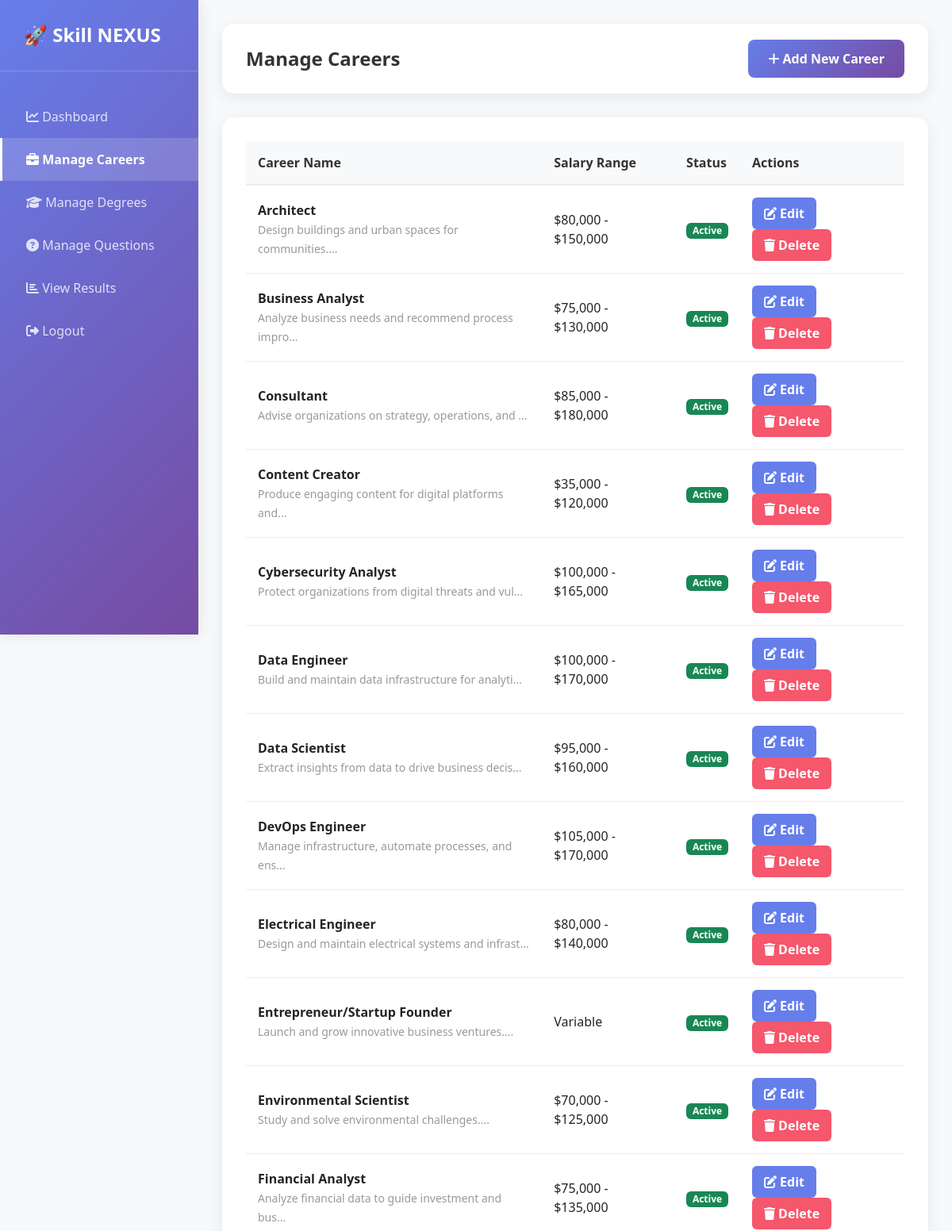
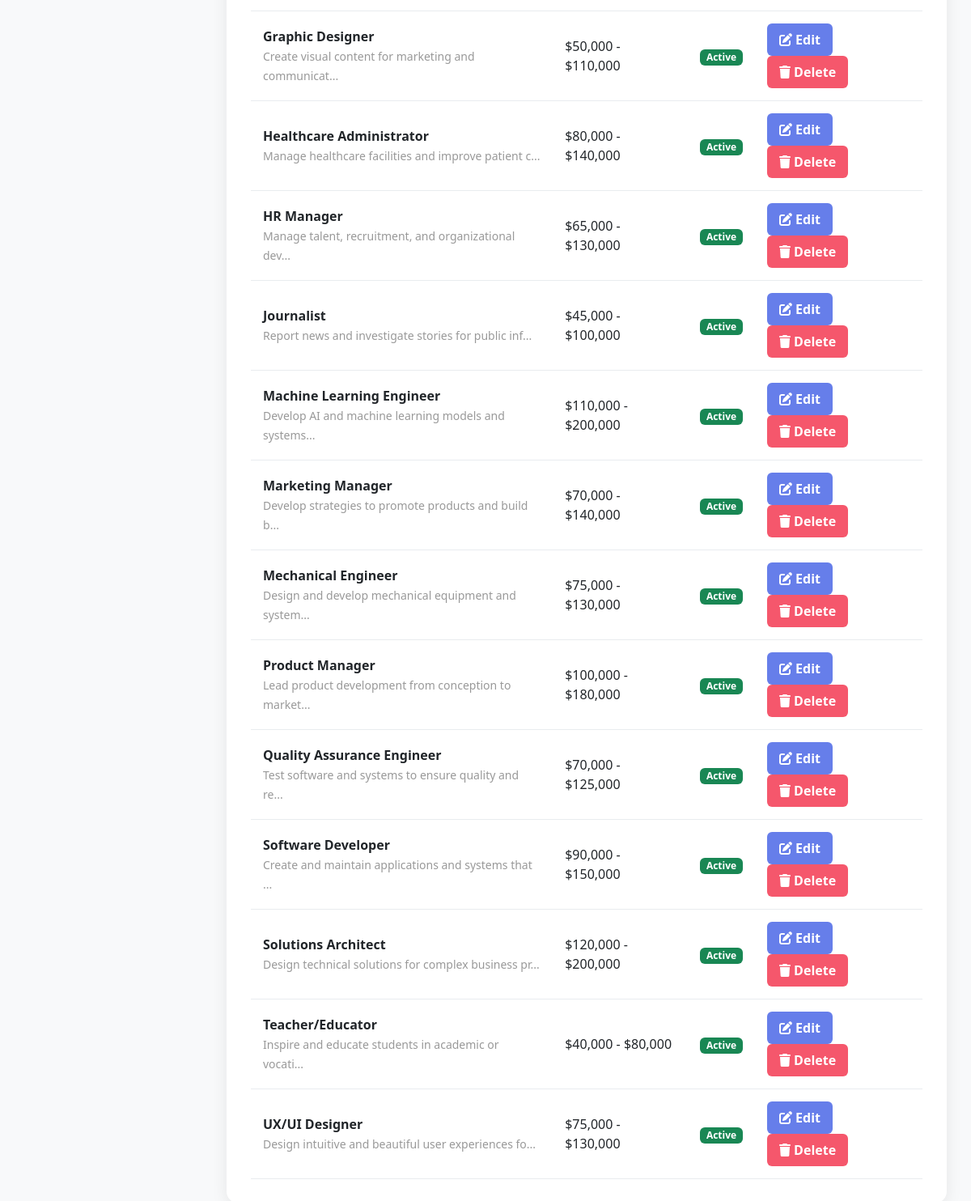
Screenshot of /admin/careers.php (signed in) with the database file from the repository (2 pictures, top to bottom).
### tables this page shows
CREATE TABLE `careers` (
  `id` INT UNSIGNED NOT NULL AUTO_INCREMENT,
  `name` VARCHAR(255) NOT NULL,
  `description` TEXT,
  `average_salary` VARCHAR(100),
  `job_outlook` TEXT,
  `icon` VARCHAR(255),
  `color_code` VARCHAR(7),
  `is_active` BOOLEAN DEFAULT TRUE,
  `created_at` TIMESTAMP NOT NULL DEFAULT CURRENT_TIMESTAMP,
  `updated_at` TIMESTAMP NOT NULL DEFAULT CURRENT_TIMESTAMP ON UPDATE CURRENT_TIMESTAMP,
  PRIMARY KEY (`id`),
  UNIQUE KEY `unique_career_name` (`name`),
  INDEX `idx_careers_active` (`is_active`)
);

### config.php (called while the page is built, shortened)
<?php
function e(string $value): string
{
    return htmlspecialchars($value, ENT_QUOTES, 'UTF-8');
}
    ?>
    <?php
function getAllCareers($pdo, $limit = null, $offset = 0)
{
    $sql = "SELECT * FROM careers ORDER BY name ASC";
    $stmt = $pdo->prepare($sql);
    $stmt->execute();
    return $stmt->fetchAll();
}

### admin/careers.php (the view, shortened to what this page needs)
<?php
include __DIR__ . '/../config.php';
$careers = getAllCareers($pdo);
?>
<!DOCTYPE html>
<html lang="en">
<head>
    <link href="https://cdn.jsdelivr.net/npm/bootstrap@5.3.2/dist/css/bootstrap.min.css" rel="stylesheet">
    <link rel="stylesheet" href="https://cdnjs.cloudflare.com/ajax/libs/font-awesome/6.4.0/css/all.min.css">
</head>
<body>
    <div class="sidebar">
        <div class="sidebar-header">
            <h3>🚀 Skill NEXUS</h3>
        </div>
        <ul class="sidebar-menu">
            <li><a href="<?= BASE_URL ?>/admin/dashboard.php"><i class="fas fa-chart-line"></i> Dashboard</a></li>
            <li><a href="<?= BASE_URL ?>/admin/careers.php" class="active"><i class="fas fa-briefcase"></i> Manage
                    Careers</a></li>
            <li><a href="<?= BASE_URL ?>/admin/degrees.php"><i class="fas fa-graduation-cap"></i> Manage Degrees</a>
            </li>
            <li><a href="<?= BASE_URL ?>/admin/questions.php"><i class="fas fa-question-circle"></i> Manage
                    Questions</a></li>
            <li><a href="<?= BASE_URL ?>/admin/results.php"><i class="fas fa-chart-bar"></i> View Results</a></li>
            <li><a href="<?= BASE_URL ?>/admin/logout.php"><i class="fas fa-sign-out-alt"></i> Logout</a></li>
        </ul>
    </div>
    <div class="main-content">
        <div class="topbar">
            <h1 style="margin: 0; font-size: 1.5rem; font-weight: 700; color: #333;">Manage Careers</h1>
            <button onclick="openModal('addModal')" class="btn-add">
                <i class="fas fa-plus"></i> Add New Career
            </button>
        </div>
        <div class="content-section">
            <?php if (empty($careers)): ?>
                <div class="empty-state">
                    <div class="empty-state-icon"><i class="fas fa-inbox"></i></div>
                    <p>No careers found. <a href="#" onclick="openModal('addModal')">Add your first career</a></p>
                </div>
            <?php else: ?>
                <div style="overflow-x: auto;">
                    <table>
                        <thead>
                            <tr>
                                <th>Career Name</th>
                                <th>Salary Range</th>
                                <th>Status</th>
                                <th>Actions</th>
                            </tr>
                        </thead>
                        <tbody>
                            <?php foreach ($careers as $career): ?>
                                <tr>
                                    <td>
                                        <strong><?= e($career['name']) ?></strong><br>
                                        <small
                                            style="color: #999;"><?= substr(e($career['description'] ?? ''), 0, 50) ?>...</small>
                                    </td>
                                    <td><?= e($career['average_salary'] ?? '-') ?></td>
                                    <td>
                                        <span class="badge <?= $career['is_active'] ? 'bg-success' : 'bg-danger' ?>">
                                            <?= $career['is_active'] ? 'Active' : 'Inactive' ?>
                                        </span>
                                    </td>
                                    <td>
                                        <button onclick="editCareer(<?= htmlspecialchars(json_encode($career)) ?>)"
                                            class="btn-edit">
                                            <i class="fas fa-edit"></i> Edit
                                        </button>
                                        <form method="POST" style="display: inline;" onsubmit="return confirm('Are you sure?')">
                                            <button type="submit" class="btn-delete">
                                                <i class="fas fa-trash"></i> Delete
                                            </button>
                                        </form>
                                    </td>
                                </tr>
                            <?php endforeach; ?>
                        </tbody>
                    </table>
                </div>
            <?php endif; ?>
        </div>
    </div>
</body>
</html>

### admin/careers.php (style rules this page uses)
* { margin: 0; padding: 0; box-sizing: border-box; }
body { font-family: 'Segoe UI', Tahoma, Geneva, Verdana, sans-serif; background: #f8f9fa; }
.sidebar { background: linear-gradient(135deg, #667eea 0%, #764ba2 100%); color: white; min-height: 100vh; padding: 30px 0; position: fixed; width: 250px; left: 0; top: 0; box-shadow: 0 0 20px rgba(0, 0, 0, 0.1); }
.sidebar-header { padding: 0 30px 30px; border-bottom: 1px solid rgba(255, 255, 255, 0.2); margin-bottom: 30px; }
.sidebar-header h3 { font-size: 1.5rem; font-weight: 800; margin: 0; }
.sidebar-menu { list-style: none; padding: 0; }
.sidebar-menu li { margin: 0; }
.sidebar-menu a { display: block; padding: 15px 30px; color: rgba(255, 255, 255, 0.8); text-decoration: none; transition: all 0.3s ease; border-left: 3px solid transparent; }
.sidebar-menu a.active { background: rgba(255, 255, 255, 0.15); color: white; border-left-color: white; font-weight: 600; }
.main-content { margin-left: 250px; padding: 30px; }
.topbar { background: white; border-radius: 15px; padding: 20px 30px; margin-bottom: 30px; display: flex; justify-content: space-between; align-items: center; box-shadow: 0 5px 20px rgba(0, 0, 0, 0.08); }
.content-section { background: white; border-radius: 15px; padding: 30px; box-shadow: 0 5px 20px rgba(0, 0, 0, 0.08); }
.btn-add { background: linear-gradient(135deg, #667eea, #764ba2); color: white; border: none; padding: 12px 25px; border-radius: 8px; font-weight: 600; cursor: pointer; transition: all 0.3s ease; text-decoration: none; }
table { width: 100%; border-collapse: collapse; }
thead th { background: #f8f9fa; color: #333; font-weight: 600; padding: 15px; text-align: left; border-bottom: 2px solid #e9ecef; }
tbody td { padding: 15px; border-bottom: 1px solid #e9ecef; }
.btn-edit, .btn-delete { padding: 8px 15px; border: none; border-radius: 6px; cursor: pointer; font-weight: 600; transition: all 0.3s ease; text-decoration: none; display: inline-block; }
.btn-edit { background: #667eea; color: white; margin-right: 10px; }
.btn-delete { background: #f5576c; color: white; }

### rows the page displays
careers: name "Architect", description "Design buildings and urban spaces for communities.", average_salary "$80,000 - $150,000", is_active "Active"
careers: name "Business Analyst", description "Analyze business needs and recommend process impro", average_salary "$75,000 - $130,000", is_active "Active"
careers: name "Consultant", description "Advise organizations on strategy, operations, and", average_salary "$85,000 - $180,000", is_active "Active"
careers: name "Content Creator", description "Produce engaging content for digital platforms and", average_salary "$35,000 - $120,000", is_active "Active"
careers: name "Cybersecurity Analyst", description "Protect organizations from digital threats and vul", average_salary "$100,000 - $165,000", is_active "Active"
careers: name "Data Engineer", description "Build and maintain data infrastructure for analyti", average_salary "$100,000 - $170,000", is_active "Active"
careers: name "Data Scientist", description "Extract insights from data to drive business decis", average_salary "$95,000 - $160,000", is_active "Active"
careers: name "DevOps Engineer", description "Manage infrastructure, automate processes, and ens", average_salary "$105,000 - $170,000", is_active "Active"
careers: name "Electrical Engineer", description "Design and maintain electrical systems and infrast", average_salary "$80,000 - $140,000", is_active "Active"
careers: name "Entrepreneur/Startup Founder", description "Launch and grow innovative business ventures.", average_salary "Variable", is_active "Active"
careers: name "Environmental Scientist", description "Study and solve environmental challenges.", average_salary "$70,000 - $125,000", is_active "Active"
careers: name "Financial Analyst", description "Analyze financial data to guide investment and bus", average_salary "$75,000 - $135,000", is_active "Active"
careers: name "Graphic Designer", description "Create visual content for marketing and communicat", average_salary "$50,000 - $110,000", is_active "Active"
careers: name "Healthcare Administrator", description "Manage healthcare facilities and improve patient c", average_salary "$80,000 - $140,000", is_active "Active"
careers: name "HR Manager", description "Manage talent, recruitment, and organizational dev", average_salary "$65,000 - $130,000", is_active "Active"
careers: name "Journalist", description "Report news and investigate stories for public inf", average_salary "$45,000 - $100,000", is_active "Active"
careers: name "Machine Learning Engineer", description "Develop AI and machine learning models and systems", average_salary "$110,000 - $200,000", is_active "Active"
careers: name "Marketing Manager", description "Develop strategies to promote products and build b", average_salary "$70,000 - $140,000", is_active "Active"
careers: name "Mechanical Engineer", description "Design and develop mechanical equipment and system", average_salary "$75,000 - $130,000", is_active "Active"
careers: name "Product Manager", description "Lead product development from conception to market", average_salary "$100,000 - $180,000", is_active "Active"
careers: name "Quality Assurance Engineer", description "Test software and systems to ensure quality and re", average_salary "$70,000 - $125,000", is_active "Active"
careers: name "Software Developer", description "Create and maintain applications and systems that", average_salary "$90,000 - $150,000", is_active "Active"
careers: name "Solutions Architect", description "Design technical solutions for complex business pr", average_salary "$120,000 - $200,000", is_active "Active"
careers: name "Teacher/Educator", description "Inspire and educate students in academic or vocati", average_salary "$40,000 - $80,000", is_active "Active"
careers: name "UX/UI Designer", description "Design intuitive and beautiful user experiences fo", average_salary "$75,000 - $130,000", is_active "Active"
